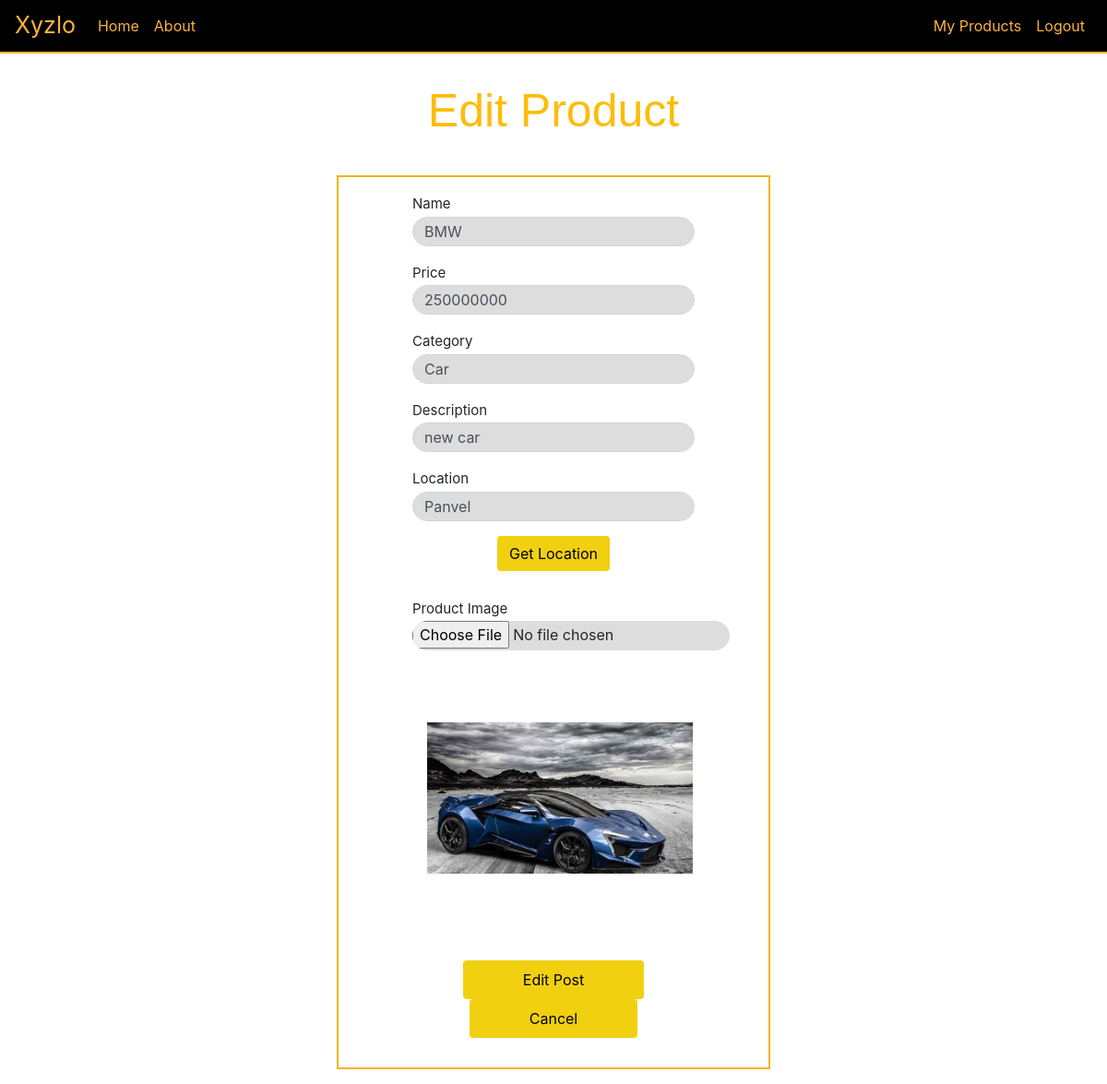
The app's page /editpost/1cc6fa89171446df8fabcf3b4e303794 (signed in) with its own data.
### User/models.py (models this page shows, shortened)
class Product(models.Model):
    pro_email = models.EmailField(verbose_name="email", max_length=60,null=True)
    productOnwer_name = models.CharField(verbose_name="name", max_length=70,null=True)
    productOnwer_address = models.CharField(verbose_name="address", max_length=200,null=True)
    productOnwer_bdate = models.DateField(verbose_name="Birthdate",null=True)
    productOnwer_pnumber = PhoneNumberField(null=True)
    product_id = models.UUIDField(primary_key=True, default=uuid.uuid4, editable=False ,unique=True)
    product_image = models.ImageField(blank=True,null=True)
    product_name = models.CharField(verbose_name="product_name", max_length=70)
    product_price = models.IntegerField(verbose_name="product_price")
    product_description = models.CharField(verbose_name="product_deascription", max_length=500)
    product_category = models.CharField(verbose_name="product_category", max_length=70)
    product_location = models.CharField(verbose_name="product_location", max_length=500)

### User/views.py (the view)
# urls.py: path('editpost/<product_id>',views.editpost, name="editpost"),
def editpost(request,product_id):
    products = Product.objects.filter(product_id=product_id)
    parameter = {'product':products}
    return render(request, "editpost.html", parameter)

### User/templates/editpost.html (shortened to what this page needs)
{% extends 'base.html' %}
{% block content %}
<div class="container col-sm-5">
    <h1 class="edit-title text-center">Edit Product</h1>
    <form class="edit-form" action="/edit_post/{{product.0.product_id}}" method="POST" autocomplete="on" enctype='multipart/form-data'>
    <div class="form-group">
        <label for="Name">Name</label>
        <input type="Text" class="form-control" id="Name" name="Name" value={{product.0.product_name}} required>
      </div>
      <div class="form-group">
        <label for="Price">Price</label>
        <input type="number" class="form-control" id="Price" name="Price" value={{product.0.product_price}} required>
      </div>
      <div class="form-group">
        <label for="Category">Category</label>
        <input type="Text" class="form-control" id="Category" name="Category" value={{product.0.product_category}} required>
      </div>
      <div class="form-group">
        <label for="description">Description</label>
        <input type="Text" class="form-control" id="description" name="description" value="{{product.0.product_description}}"" required>
      </div>
      <div class="form-group">
        <label for="location">Location</label>
        <input type="Text" class="form-control" id="location" name="location" value={{product.0.product_location}} required>
      </div>
        <div class="form-group text-center">
        <button class="btn loc-btn" onclick="getLocation()">Get Location</button>
           </div>
      <label for="Image">Product Image</label>
      <div id="wrapper" class="form-group">
        <input type="file" name= "image" id="image" accept="image/*" value=../../media/{{product.0.product_image}} required onchange="preview_image(event)" >
        <div class="img-div">
        <img class="text-center" id="output_image"/ src="../../media/{{product.0.product_image}}">
      </div>
      </div>
       <div class="form-group text-center">
        <button type="submit" class="btn edit-btn">Edit Post</button>
        <button type="submit" class="btn cancel-btn"><a href="{% url 'productDetails' product_id=product.0.product_id %}">Cancel</a></button>
          </div>
          </form>
</div>
{% endblock content %}

### User/static/css/styles.css (style rules this page uses)
a:link { text-decoration: none; }
.add-btn, .loc-btn, .edit-btn, .cancel-btn { background-color: rgb(241, 208, 16); color: black; }
.loc-btn { margin: 0 0 1.5vh 0;; }
.add-btn, .edit-btn, .cancel-btn { padding: 1vh 8vh; margin-top: 6vh; }
.cancel-btn a { color: black; }
.edit-title { font-family: Arial, Helvetica, sans-serif; font-size: 50px; margin: 4vh 0 3vh 0; color:rgb(253, 188, 10); }
.edit-form { padding: 2vh 10vh; margin-top: 5vh; margin-bottom: 2vh; border: 0.3vh solid rgb(241, 181, 16); }
.edit-form label { margin-bottom: 2px; font-size: 15px; }
.edit-form input { border-radius: 2vh; background-color: rgb(221, 221, 221); height: 2em; }
.img-div { width: 40vh; height:40vh; overflow:hidden; margin: 0 auto; display:flex; justify-content:center; align-items:center; padding: 0; }
.img-div img { flex-shrink:0; max-width:90%; max-height:90%; }
.edit-btn, .cancel-btn { margin-top: 0; }

### records on screen
Product: Name "BMW", Price "250000000", Category "Car", description "new car", location "Panvel", product_image (picture)
